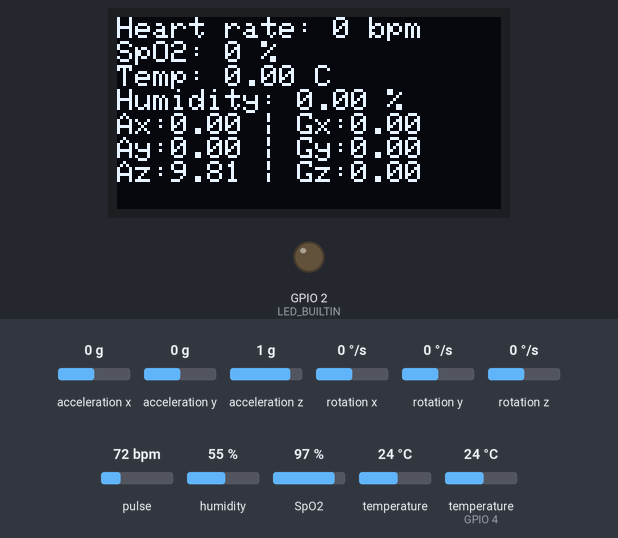
A program run on a simulated ESP32. Parts: 128×64 one-colour display, output pins drawn as LEDs (lit = HIGH). The inputs (shaded band) are chosen by the test bench; at power-on: acceleration x 0 g, humidity 55 %, acceleration y 0 g, temperature (sensor on GPIO 4) 24 °C, acceleration z 1 g, rotation x 0 °/s, rotation y 0 °/s, rotation z 0 °/s, pulse 72 bpm, SpO2 97 %, temperature 24 °C. WiFi joins after 1.5 s; servers stay silent unless stated; no MQTT or app messages arrive unless stated; what the program prints to the serial monitor is not drawn.

Above: at 1.2 s.
1.3 s: acceleration x set to -1.4 g
At 3.5 s:
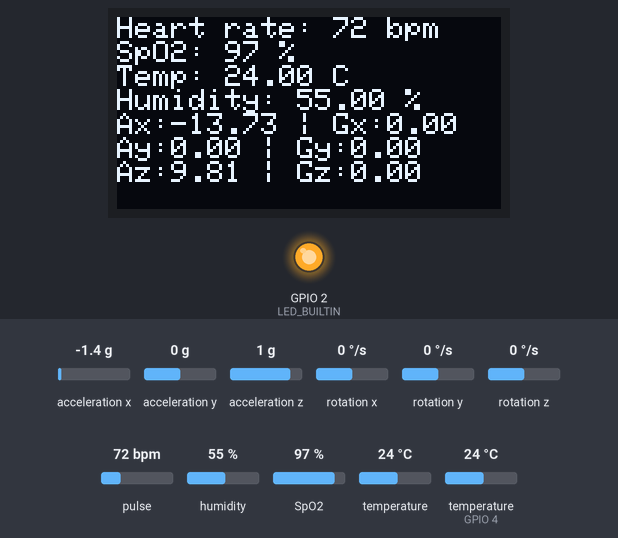
4.0 s: humidity set to 22 %
At 5.1 s:
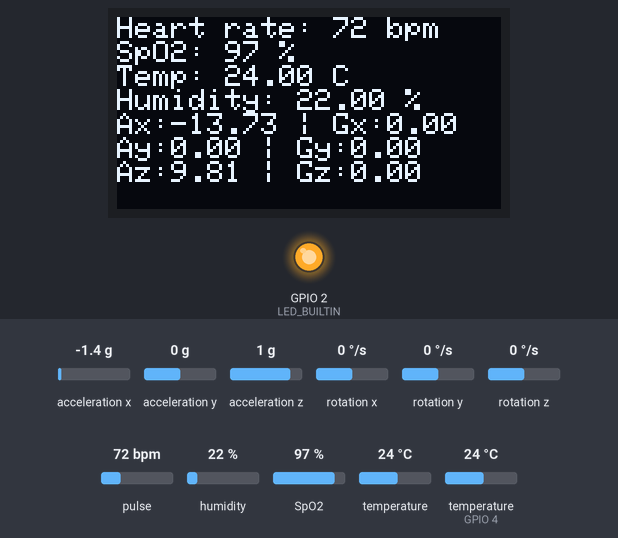
5.5 s: acceleration y set to -1.4 g
At 6.0 s:
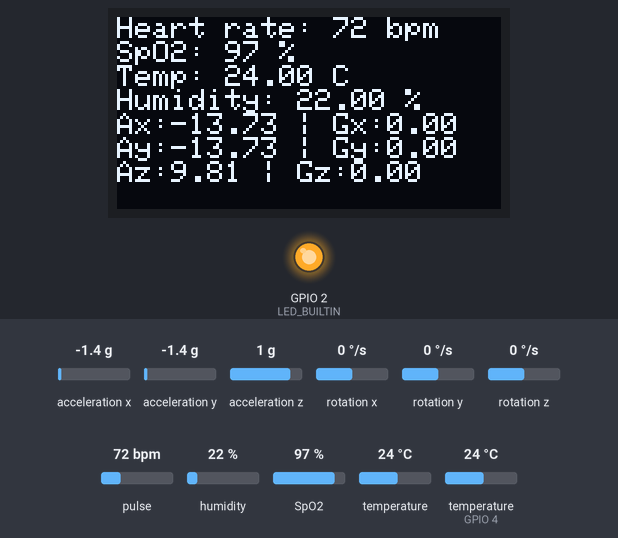
7.0 s: temperature (sensor on GPIO 4) set to 12 °C
At 9.1 s:
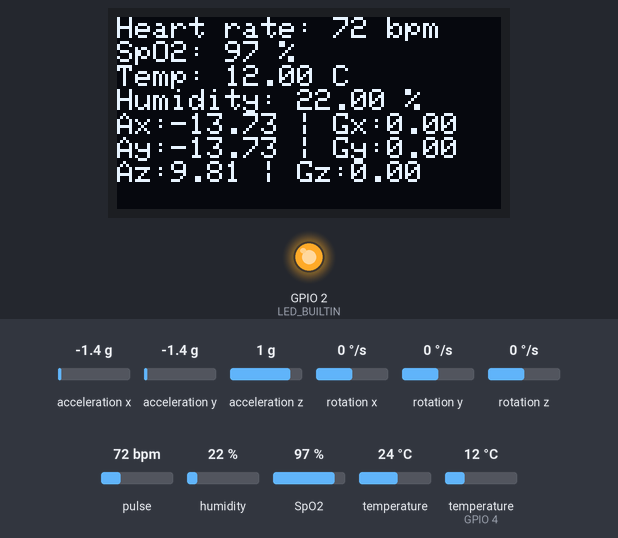
9.6 s: acceleration z set to -1.4 g
At 10.8 s:
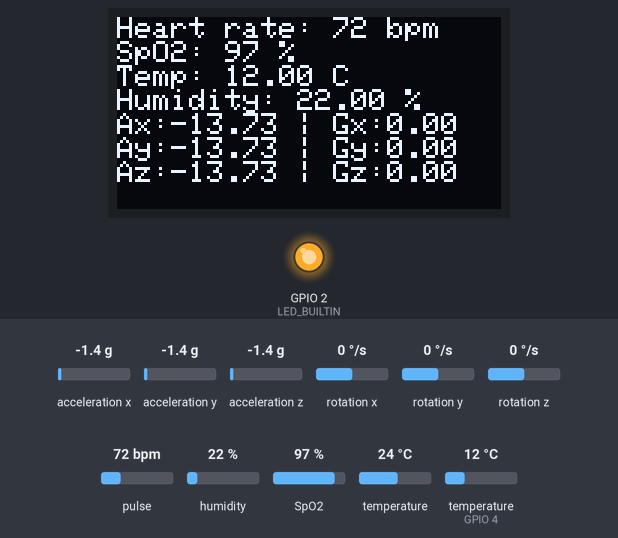
11.1 s: rotation x set to -192 °/s
At 11.4 s:
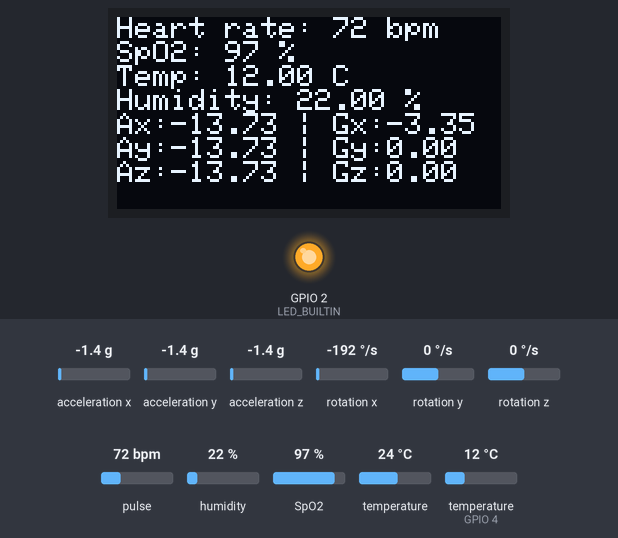
Timing chart, 0 to 13.6 s (numbered marks = the images above; inputs shaded):
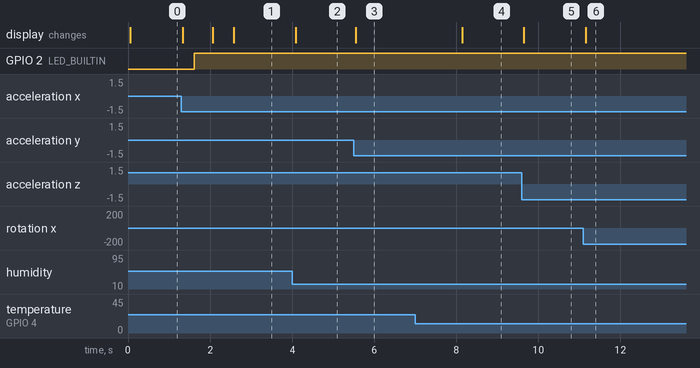

Measured:
- after the input at 4.0 s, the display: changes after 0.09 s (image 2)
- after the input at 5.5 s, the display: changes after 0.05 s (image 3)
- after the input at 7.0 s, the display: changes after 1.2 s (image 4)
- after the input at 9.6 s, the display: changes at once (image 5)
- after the input at 11.1 s, the display: changes after 0.05 s (image 6)

The program:

main.cpp
```cpp
#include <Arduino.h>
#include <WiFi.h>
#include <PubSubClient.h>
#include <Adafruit_GFX.h>
#include <Adafruit_SH110X.h>
#include <DHT.h>
#include "MAX30100_PulseOximeter.h"
#include <Adafruit_MPU6050.h>
#include <Adafruit_Sensor.h>

#define LED_BUILTIN 2

// Wi-Fi credentials
const char *ssid = "ID";
const char *password = "PASSWORD";

// Thingsboard server hostname and device token
const char *mqtt_server = "thingsboard.cloud";
const char *access_token = "UjLYcubWy9JTmYixsJnV";

// Define OLED display width and height
#define SCREEN_WIDTH 128
#define SCREEN_HEIGHT 64

// Initialize the display
Adafruit_SH1106G display = Adafruit_SH1106G(SCREEN_WIDTH, SCREEN_HEIGHT, &Wire, -1);

// PulseOximeter instance
PulseOximeter pox;

// MPU6050 instance
Adafruit_MPU6050 mpu;
sensors_event_t a, g, temp;

// Global Variables
uint32_t previous = 0;
float h, t;
int heartRate, spo2;
WiFiClient espClient;
PubSubClient client(espClient);

// DHT11 setup
#define DHTPIN 4
#define DHTTYPE DHT11
DHT dht(DHTPIN, DHTTYPE);

void setupWiFi();
void reconnect();
void core0Task(void *parameter);
void core1Task(void *parameter);

void setup()
{
  Serial.begin(115200);
  pinMode(LED_BUILTIN, OUTPUT);

  // Initialize SH1106G
  display.begin(0x3C);
  display.clearDisplay();
  display.setTextSize(1);
  display.setTextColor(SH110X_WHITE);

  // Initialize MPU6050
  mpu.begin();
  mpu.setHighPassFilter(MPU6050_HIGHPASS_0_63_HZ);
  mpu.setMotionDetectionThreshold(1);
  mpu.setMotionDetectionDuration(20);
  mpu.setInterruptPinLatch(true);
  mpu.setInterruptPinPolarity(true);
  mpu.setMotionInterrupt(true);

  // Initialize DHT11
  dht.begin();

  // Initialize MAX30100
  pox.begin();

  // Create tasks pinned to different cores
  xTaskCreatePinnedToCore(core1Task, "Core0Task", 10000, NULL, 1, NULL, 0);
  xTaskCreatePinnedToCore(core0Task, "Core1Task", 10000, NULL, 1, NULL, 1);
}

void loop();

void core0Task(void *parameter)
{
  setupWiFi();
  client.setServer(mqtt_server, 1883);
  for (;;)
  {
    if (!client.connected())
    {
      reconnect();
    }
    client.loop();

    String payload = "{";
    payload += "\"heartrate\":" + String(heartRate) + ",";
    payload += "\"spo2\":" + String(spo2) + ",";
    payload += "\"temperature\":" + String(t) + ",";
    payload += "\"humidity\":" + String(h) + ",";
    payload += "\"Ax\":" + String(a.acceleration.x) + ",";
    payload += "\"Ay\":" + String(a.acceleration.y) + ",";
    payload += "\"Az\":" + String(a.acceleration.z) + ",";
    payload += "\"Gx\":" + String(g.gyro.x) + ",";
    payload += "\"Gy\":" + String(g.gyro.y) + ",";
    payload += "\"Gz\":" + String(g.gyro.z);
    payload += "}";
    client.publish("v1/devices/me/telemetry", payload.c_str());
    delay(100);
  }
}

void core1Task(void *parameter)
{
  for (;;)
  {
    // Make sure to call update as fast as possible
    pox.update();
    heartRate = pox.getHeartRate();
    spo2 = pox.getSpO2();

    // Check for motion interrupt
    if (mpu.getMotionInterruptStatus())
    {

      mpu.getEvent(&a, &g, &temp);

      // Serial.print("AccelX: ");
      // Serial.print(a.acceleration.x);
      // Serial.print(", AccelY: ");
      // Serial.print(a.acceleration.y);
      // Serial.print(", AccelZ: ");
      // Serial.print(a.acceleration.z);
      // Serial.print(", GyroX: ");
      // Serial.print(g.gyro.x);
      // Serial.print(", GyroY: ");
      // Serial.print(g.gyro.y);
      // Serial.print(", GyroZ: ");
      // Serial.println(g.gyro.z);
    }

    if (millis() - previous > 2000)
    {
      // Reading t or h takes about 250 milliseconds!
      // Sensor readings may also be up to 2 seconds 'old' (its a very slow sensor)
      h = dht.readHumidity();
      // Read temperature as Celsius (the default)
      t = dht.readTemperature();

      // Check if any reads failed and exit early (to try again).
      if (isnan(t) || isnan(h))
      {
        Serial.println("Failed to read from DHT sensor!");
      }
      previous = millis();
    }

    // Display data on OLED
    display.clearDisplay();
    display.setCursor(0, 0);
    display.print("Heart rate: ");
    display.print(heartRate);
    display.println(" bpm");
    display.print("SpO2: ");
    display.print(spo2);
    display.println(" %");
    display.print("Temp: ");
    display.print(t);
    display.println(" C");
    display.print("Humidity: ");
    display.print(h);
    display.println(" %");
    display.print("Ax:");
    display.print(a.acceleration.x);
    display.print(" | Gx:");
    display.println(g.gyro.x);
    display.print("Ay:");
    display.print(a.acceleration.y);
    display.print(" | Gy:");
    display.println(g.gyro.y);
    display.print("Az:");
    display.print(a.acceleration.z);
    display.print(" | Gz:");
    display.println(g.gyro.z);
    display.display();

    // Serial.print("Heart rate: ");
    // Serial.print(heartRate);
    // Serial.print(" bpm / SpO2: ");
    // Serial.print(spo2);
    // Serial.print(" % / Temp: ");
    // Serial.print(t);
    // Serial.print(" C / Humidity: ");
    // Serial.print(h);
    // Serial.println(" %");
  }
}

// Wi-Fi setup function
void setupWiFi()
{
  Serial.print("Connecting to ");
  Serial.println(ssid);
  WiFi.begin(ssid, password);
  while (WiFi.status() != WL_CONNECTED)
  {
    digitalWrite(LED_BUILTIN, LOW);
    delay(500);
  }
  Serial.println("WiFi connected");
  digitalWrite(LED_BUILTIN, HIGH);
}

// MQTT reconnect function
void reconnect()
{
  while (!client.connected())
  {
    digitalWrite(LED_BUILTIN, LOW);
    Serial.print("Attempting MQTT connection...");
    if (client.connect("ESP32Client", access_token, NULL))
    {
      Serial.println("connected");
      digitalWrite(LED_BUILTIN, HIGH);
    }
    else
    {
      Serial.print("failed, rc=");
      Serial.print(client.state());
      Serial.println(" try again in 5 seconds");
      delay(5000);
    }
  }
}
```
